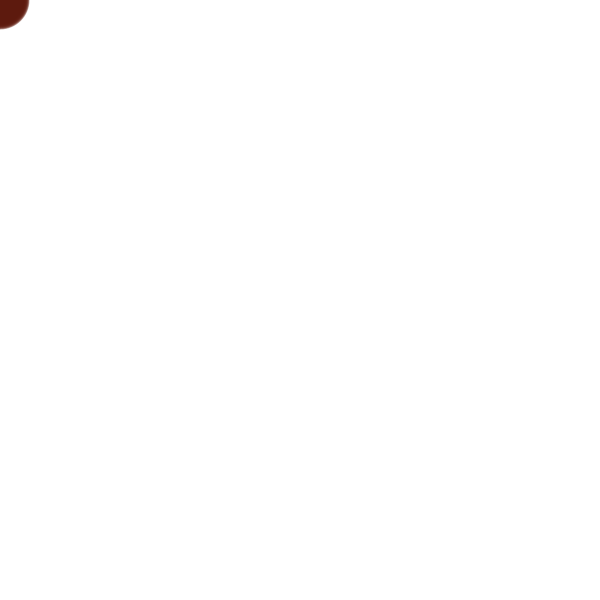
Frame 1 (no input)
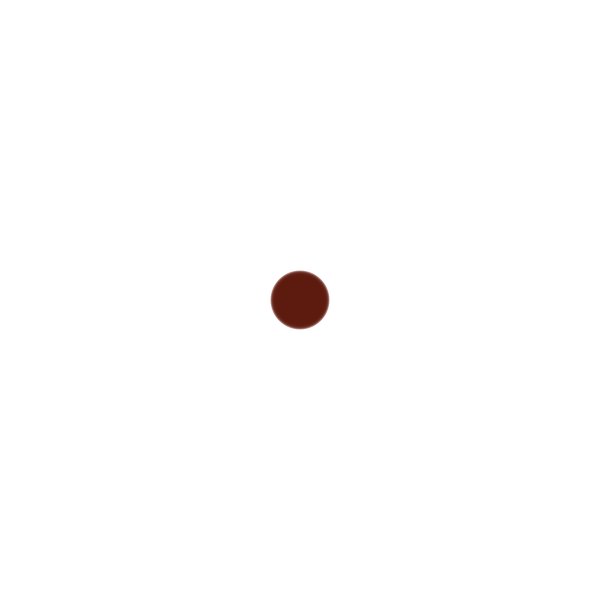
Frame 60 (the mouse pressed at the canvas centre just before this capture)
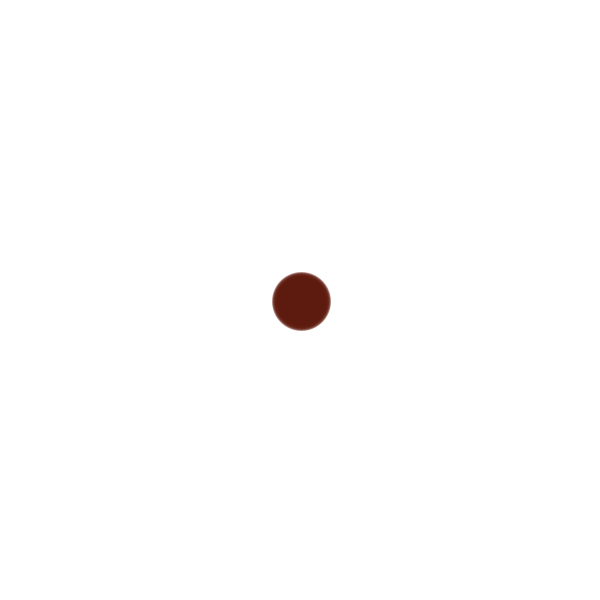
Frame 120 (the mouse held since frame 60 and released just before this capture)

The Processing sketch that drew these frames (run headless with seeded random() and noise(); from frame 60 on, the mouse is pressed at the canvas centre):

// Processing sketch: processing_39237
// ── processing_39237.pde

float posX; // position variables
float posY;
float[] circle_a;
float[] circle_b;
int index = 0;
  
float speedX; // speed variables
float speedY;
 
void setup(){
  size(600,600);
  background(245,138,183);
    smooth();
  circle_a = new float[40];
  circle_b = new float[40];
  
   
  posX = width / 2;
  posY = width / 2;
  speedX = 0;
  speedY = 0;
}
 
  
 
void draw(){
  if (mousePressed) {
    if ((mouseX > (posX - 20) && mouseX < (posX + 20)) &&
        (mouseY > (posY - 20) && mouseY < (posY + 20))) {
      speedX = mouseX - pmouseX;
      speedY = mouseY - pmouseY;
    }
  }
 
 // Calculate the new position
  posX = posX + speedX;
  posY = posY + speedY;
  
  // If the position is outside of the window: bounce
  if (posX > width - 30 || posX <= 30) {
    speedX = -speedX;
  }
  if (posY > height - 30 || posY <= 30) {
    speedY = -speedY;
  }
   
  // Add a little friction
  speedX = speedX * 0.995;
  speedY = speedY * 0.995;
   background(255);
    noStroke();
  for (int i=0; i < circle_a.length; i++) {
      
    int pos = (index+i) % circle_a.length;
      
  
    fill(map(i, 0, circle_a.length, 0, 100), 25, 13, 100);  
    ellipse(circle_a[pos], circle_b[pos], 20+i, 20+i);
  }
   circle_a[index] = posX;
  circle_b[index] = posY;
  index++;
  if (index >= circle_a.length) index = 0;
  
 
 // stroke(0);
  fill(64,21,15);
  //ellipse(posX, posY,60,60);
 
}
